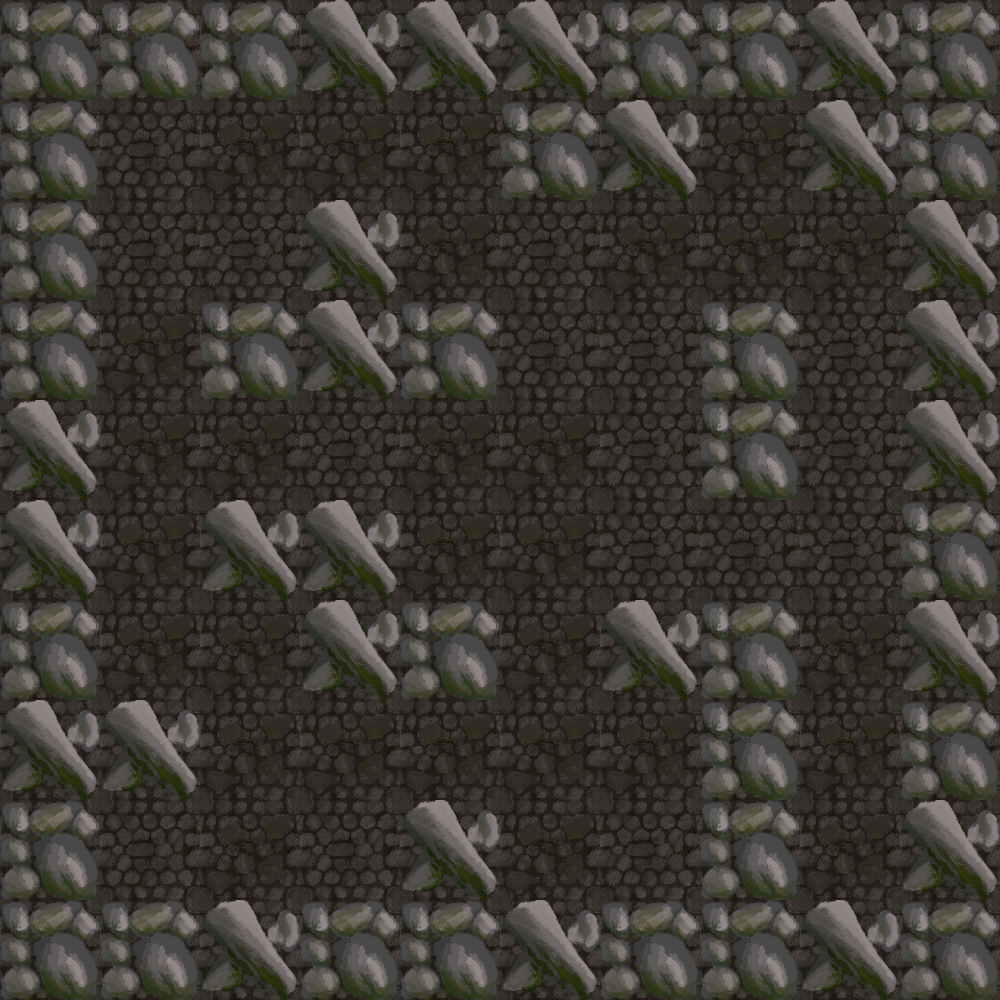

The image is a tile-based game level rendered from a .tmx file. Its description and complete source (layers, tilesets, objects, tile grids) follow:
An orthogonal 10x10 tile map with 100x100 px tiles, 2 tile layers (floorTiles, wallLayer), 1 hidden layer not drawn and 10 objects.

<map version="1.2" tiledversion="1.3.1" orientation="orthogonal" renderorder="right-down" compressionlevel="0" width="10" height="10" tilewidth="100" tileheight="100" infinite="0" nextlayerid="8" nextobjectid="63">
 <tileset firstgid="1" source="completeTileset.tsx" />
 <layer id="2" name="floorTiles" width="10" height="10">
  <data encoding="csv">
3,3,3,3,3,1,3,1,1,1,
3,1,3,3,3,1,3,3,1,1,
3,1,1,1,3,1,3,3,3,3,
3,3,3,1,3,1,1,1,1,1,
3,3,3,1,3,3,1,1,1,1,
3,3,3,3,3,3,1,1,1,1,
3,3,3,3,3,3,3,3,3,1,
3,1,3,3,3,3,3,1,3,3,
3,1,3,1,1,3,1,1,3,3,
3,3,1,3,3,3,3,3,3,3
</data>
 </layer>
 <layer id="5" name="wallLayer" width="10" height="10">
  <data encoding="csv">
6,6,6,2,2,2,6,6,2,6,
6,0,0,0,0,6,2,0,2,6,
6,0,0,2,0,0,0,0,0,2,
6,0,6,2,6,0,0,6,0,2,
2,0,0,0,0,0,0,6,0,2,
2,0,2,2,0,0,0,0,0,6,
6,0,0,2,6,0,2,6,0,2,
2,2,0,0,0,0,0,6,0,6,
6,0,0,0,2,0,0,6,0,2,
6,6,2,6,6,2,6,6,2,6
</data>
 </layer>
 <objectgroup id="4" name="Object Layer 1" visible="0">
  <object id="53" gid="4" x="123.333" y="244.667" width="100" height="100" />
  <object id="54" gid="4" x="339.333" y="172.667" width="100" height="100" />
  <object id="55" gid="4" x="448.667" y="308.667" width="100" height="100" />
  <object id="56" gid="4" x="448.667" y="580.667" width="100" height="100" />
  <object id="57" gid="4" x="284.667" y="864.667" width="100" height="100" />
  <object id="58" gid="4" x="798" y="862" width="100" height="100" />
  <object id="59" gid="4" x="786" y="406" width="100" height="100" />
  <object id="60" gid="4" x="543.333" y="856.667" width="100" height="100" />
  <object id="61" gid="4" x="132.667" y="680.667" width="100" height="100" />
  <object id="62" gid="4" x="212.667" y="479.333" width="100" height="100" />
 </objectgroup>
 <layer id="7" name="coinLayer" width="10" height="10" visible="0">
  <data encoding="csv">
0,0,0,0,0,0,0,0,0,0,
0,4,0,0,0,0,0,0,0,0,
0,4,0,0,0,0,0,0,4,0,
0,4,0,0,0,0,0,0,4,0,
0,4,4,4,4,4,4,0,4,0,
0,4,0,0,0,0,4,4,4,0,
0,4,4,0,0,0,0,0,0,0,
0,0,4,0,0,0,0,0,0,0,
0,0,4,0,0,0,0,0,0,0,
0,0,0,0,0,0,0,0,0,0
</data>
 </layer>
</map>
